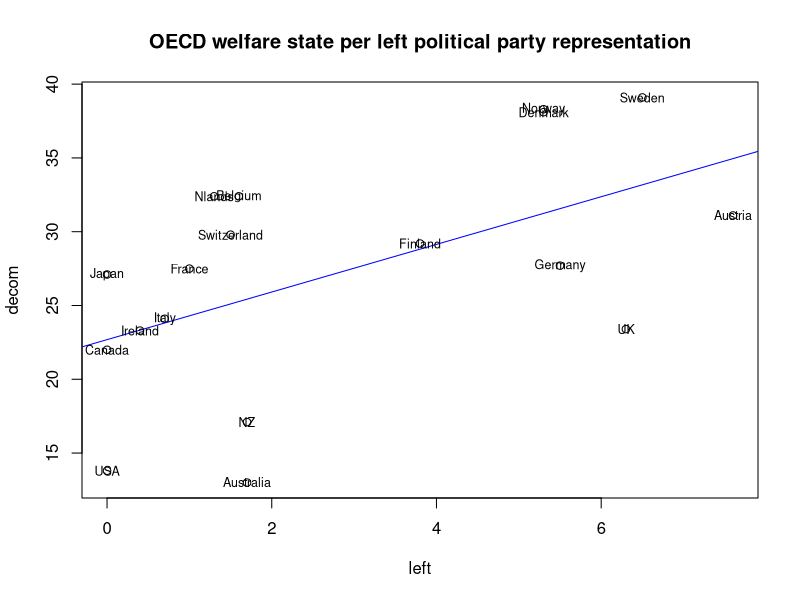

Source code (R):
## ---- chunk 1
oecd <- read.csv(file="oecd.csv")
## ---- chunk 2
B1 <- cov(oecd$left, oecd$decom)/var(oecd$left)
B1
## ---- chunk 3
B0 <- mean(oecd$decom) - (B1*mean(oecd$left))
B0
## ---- chunk 4
model1 <- lm(decom ~ left, data=oecd)
summary(model1)
## ---- chunk 5
plot(oecd$left, oecd$decom, main="OECD welfare state per left political party representation", 
     xlab="left", ylab="decom")
abline(a=B0, b=B1, col="blue")
text(oecd$left, oecd$decom, labels=oecd$X, cex=0.75, 
     font=1)
